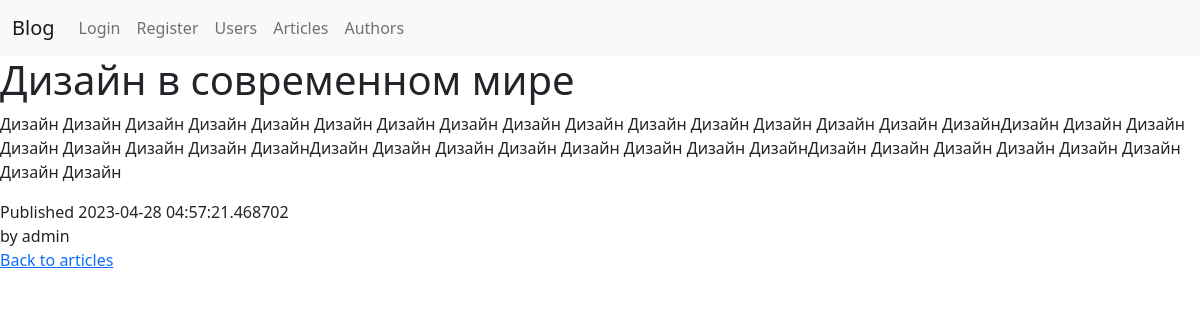
/articles/1/, run on the app's committed database.
### blog/models/article.py (models this page shows, shortened)
class Article(db.Model):
    id = Column(Integer, primary_key=True)
    author_id = Column(Integer, ForeignKey('author.id'), nullable=False)
    author = relationship('Author', back_populates='articles')
    title = Column(String(200), nullable=False, default="", server_default="")
    body = Column(Text, nullable=False, default="", server_default="")
    dt_created = Column(DateTime, default=datetime.utcnow, server_default=func.now())
    dt_updated = Column(DateTime, default=datetime.utcnow, onupdate=datetime.utcnow)
    tags = relationship('Tag', secondary=article_tag_association_table, back_populates='articles')

### blog/models/user.py (models this page shows, shortened)
class User(db.Model, UserMixin):
    id = Column(Integer, primary_key=True)
    first_name = Column(String(120), unique=False, nullable=False, default="", server_default="")
    last_name = Column(String(120), unique=False, nullable=False, default="", server_default="")
    username = Column(String(80), unique=True, nullable=False)
    email = Column(String(255), unique=True, nullable=False, default="", server_default="")
    is_staff = Column(Boolean, nullable=False, default=False)
    _password = Column(LargeBinary, nullable=True)
    author = relationship("Author", uselist=False, back_populates='user')
    @property
    def password(self):
        return self._password

### blog/views/articles.py (the view)
@articles_app.route("/articles/<int:article_id>/", endpoint='details')
def article_details(article_id:int):
    article=Article.query.filter_by(id=article_id).one_or_none()
    if article is None:
        raise NotFound(f'Article #{article_id} doesn`t exist!')
    return render_template("articles/details.html", article=article)

### blog/models/author.py (called while the page is built)
    def __str__(self):
        return self.user.username

### blog/templates/articles/details.html (shortened to what this page needs)
{% extends 'base.html' %}
{% block body %}
<h1>{{ article.title }}</h1>
<div>
    <p>{{ article.body }}</p>
    <div>Published {{ article.dt_created }}</div>
    <div>by {{ article.author}}</div>
    <a href="{{ url_for('articles_app.list') }}">Back to articles</a>
</div>
{% endblock %}

### data on the page
Article: title "Дизайн в современном мире", body "Дизайн Дизайн Дизайн Дизайн Дизайн Дизайн Дизайн Дизайн Дизайн Дизайн Дизайн Дизайн Дизайн Дизайн Дизайн ДизайнДизайн Дизайн Дизайн Дизайн Дизайн Дизайн Дизайн ДизайнДизайн Дизайн Дизайн Дизайн Дизайн Дизайн Дизайн ДизайнДизайн Дизайн Дизайн Дизайн Дизайн Дизайн Дизайн Дизайн", dt_created "2023-04-28 04:57:21.468702"
User: author "admin"

### other printed values
{{ label }} "Login" "Register"
{{ label }} "Users" "Articles" "Authors"
